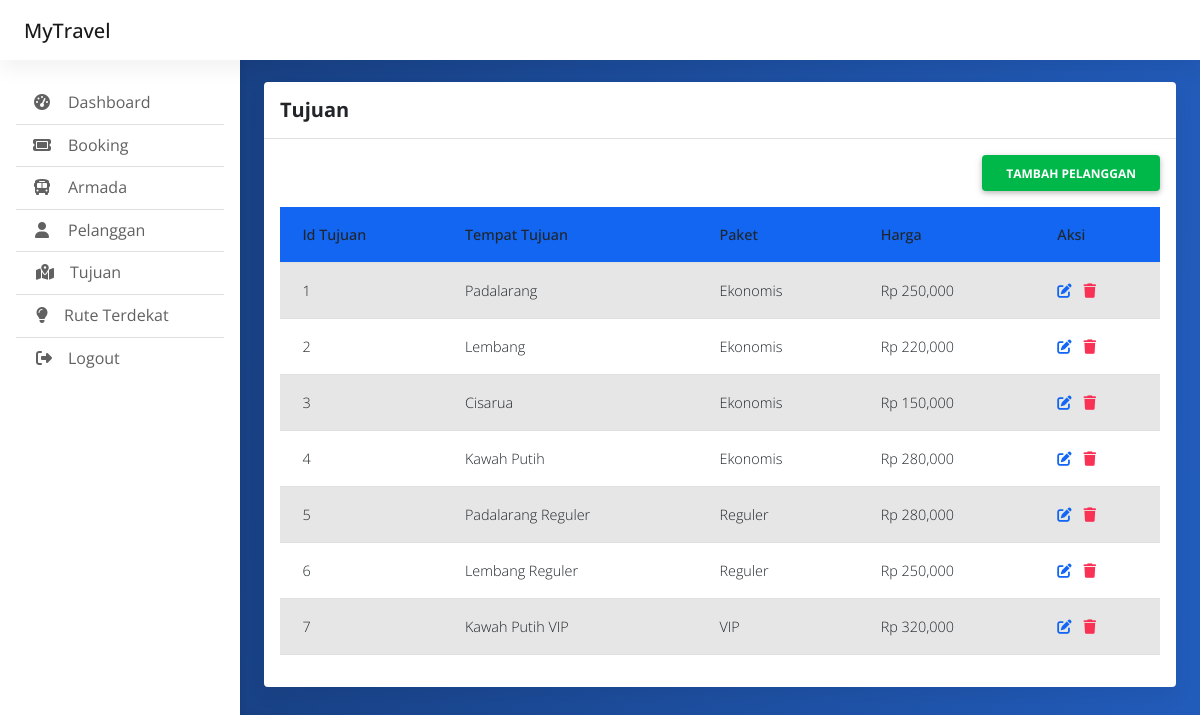
Page /index.php/admin/tujuan on the committed database.
### tables this page shows
CREATE TABLE `tujuan` (
  `id_tujuan` int(255) NOT NULL,
  `nama_tujuan` varchar(255) NOT NULL,
  `paket` varchar(255) NOT NULL,
  `harga` int(255) NOT NULL
);

### application/controllers/Admin.php (called while the page is built, shortened)
<?php
class Admin extends CI_Controller {
	public function __construct()
	{
		$this->load->model('akun_model');
		$this->load->model('crud_model');
	}
	public function tujuan()
	{
		$data['array_tujuan'] = $this->crud_model->mengambil_data('tujuan');
		$this->load->view('admin_tujuan',$data);
	}
}

### index.php (called while the page is built, shortened)
<?php
require_once BASEPATH.'core/CodeIgniter.php';

### application/models/Crud_model.php (called while the page is built, shortened)
<?php
class Crud_model extends CI_Model{
	public function mengambil_data($nama_tabel)
	{
		$this->db->select('*');
		$this->db->from($nama_tabel);
		$query = $this->db->get();
		return $query->result();
	}
}

### application/views/admin_tujuan.php (the view, shortened to what this page needs)
<!doctype html>
<html lang="en">
  <head>
    <link href="https://cdn.jsdelivr.net/npm/bootstrap@5.3.0-alpha1/dist/css/bootstrap.min.css" rel="stylesheet">
	<link rel="stylesheet" href="https://cdnjs.cloudflare.com/ajax/libs/font-awesome/6.4.0/css/all.min.css" />
	<link rel="stylesheet" href="<?=base_url()?>css/mdb.min.css" />
	<link rel="stylesheet" href="<?=base_url()?>css/admin.css" />
  </head>
<body>
  <header>
  </header>
  <main style="margin-top: 58px">
    <div class="container pt-4">
		  <section class="mb-4">
			<div class="card">
			  <div class="card-header py-3">
				<h5 class="mb-0"><strong>Tujuan</strong></h5>
			  </div>
			  <div class="card-body">
				<div class="d-grid gap-2 mb-3 d-md-flex justify-content-md-end">
				  <a href="<?=site_url('admin/tujuan_add')?>"><button class="btn btn-success fw-bold" type="button">Tambah Pelanggan</button></a>
				</div>
				<table class="table table-striped" id="barangTable">
					<thead>
						<tr class="bg-primary text-white">
							<th>Id Tujuan</th>
							<th>Tempat Tujuan</th>
							<th>Paket</th>
							<th>Harga</th>
							<th>Aksi</th>
						</tr>
					</thead>
					<tbody>
					<?php foreach($array_tujuan as $tujuan): ?>
						<tr>
							<td><?=$tujuan->id_tujuan?></td>
							<td><?=$tujuan->nama_tujuan?></td>
							<td><?=$tujuan->paket?></td>
							<td>Rp <?=number_format($tujuan->harga)?></td>
							<td>
								<a href="<?=site_url('admin/tujuan_edit/'.$tujuan->id_tujuan)?>"><span class="fw-bold me-2 text-primary" onclick="return editchecked('');"><i class="fa-solid fa-pen-to-square"></i></span></a>
								<a href="<?=site_url('admin/tujuan_hapus/'.$tujuan->id_tujuan)?>"><span class="fw-bold text-danger" onclick="return deletechecked('');"><i class="fa-solid fa-trash"></i></span></a>
							</td>
						</tr>
					<?php endforeach; ?>
					</tbody>
				</table>
			  </div>
			</div>
		  </section>
    </div>
  </main>
</body>
</html>

### css/admin.css (style rules this page uses)
body { background-color: #fbfbfb; }
@media (min-width: 991.98px) { main { padding-left: 240px; } }

### application/views/admin_tujuan.php (style rules this page uses)
td { padding: 2px 2px; }
body { background-color: #163a76; font-family: 'Open Sans', sans-serif; background: rgb(22,58,118); background: linear-gradient(94deg, rgba(22,58,118,1) 0%, rgba(34,92,187,1) 100%); }
button { padding: 3px 12px 3px 12px; }

### rows in the picture
tujuan: id_tujuan "1", nama_tujuan "Padalarang", paket "Ekonomis", harga "250,000"
tujuan: id_tujuan "2", nama_tujuan "Lembang", paket "Ekonomis", harga "220,000"
tujuan: id_tujuan "3", nama_tujuan "Cisarua", paket "Ekonomis", harga "150,000"
tujuan: id_tujuan "4", nama_tujuan "Kawah Putih", paket "Ekonomis", harga "280,000"
tujuan: id_tujuan "5", nama_tujuan "Padalarang Reguler", paket "Reguler", harga "280,000"
tujuan: id_tujuan "6", nama_tujuan "Lembang Reguler", paket "Reguler", harga "250,000"
tujuan: id_tujuan "7", nama_tujuan "Kawah Putih VIP", paket "VIP", harga "320,000"
